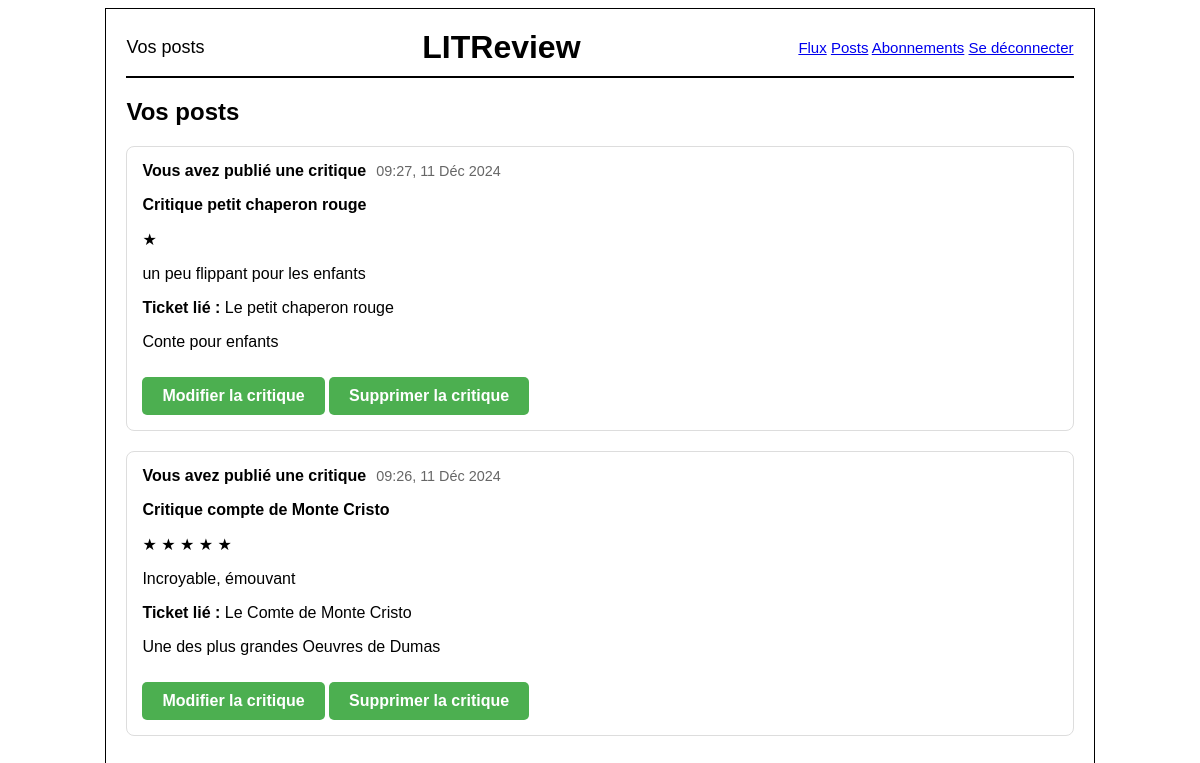
The app's page /posts/ (signed in), older data.
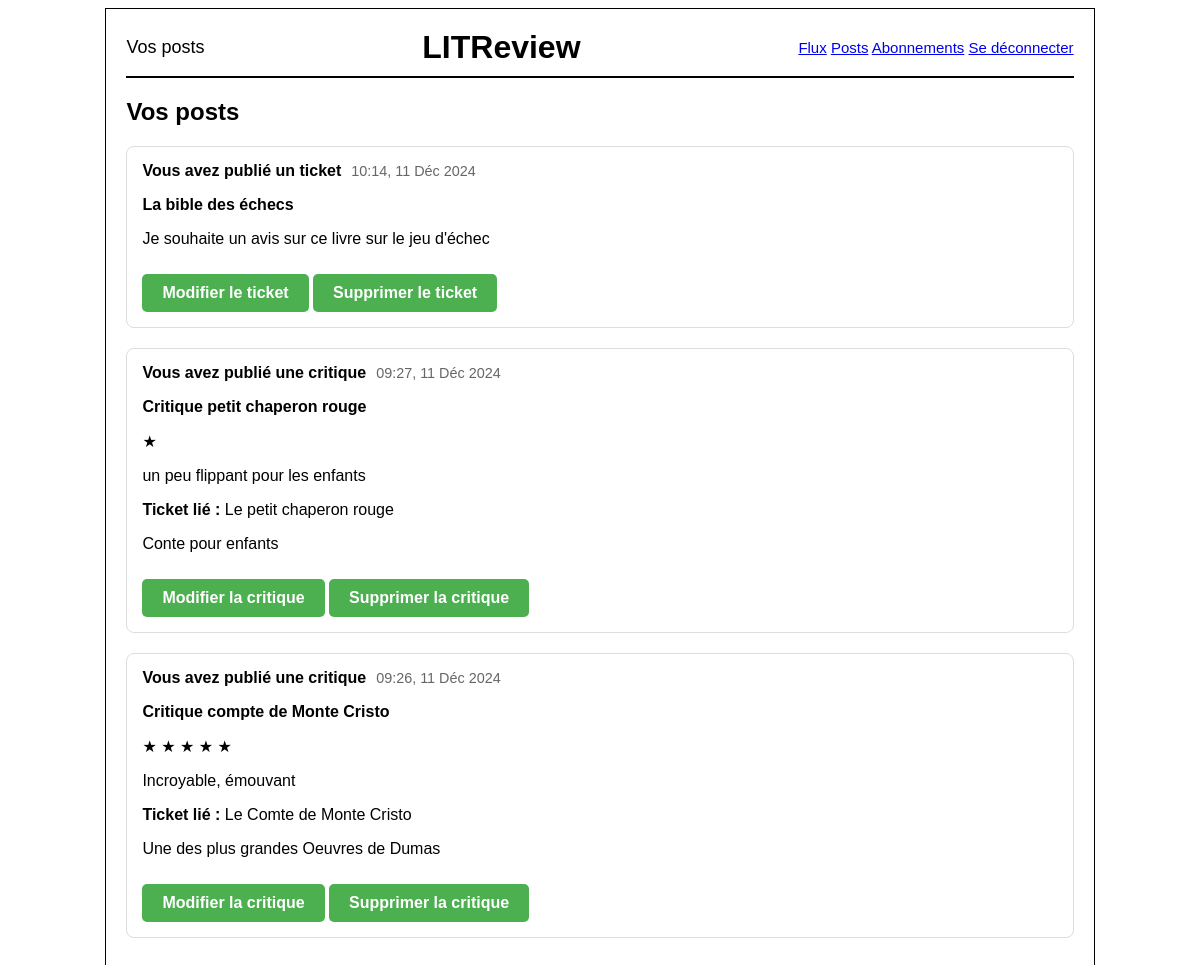
The same page, newer data.
### review/models.py (models this page shows, shortened)
class Review(models.Model):
    ticket = models.ForeignKey(to=Ticket, on_delete=models.CASCADE)
    rating = models.PositiveSmallIntegerField(
        validators=[MinValueValidator(0), MaxValueValidator(5)]
    )
    headline = models.CharField(max_length=128)
    body = models.TextField(max_length=8192, blank=True)
    user = models.ForeignKey(
        to=settings.AUTH_USER_MODEL, on_delete=models.CASCADE, null=True
    )
    time_created = models.DateTimeField(auto_now_add=True)
    contributors = models.ManyToManyField(
        settings.AUTH_USER_MODEL,
        through="ReviewContributor",
        related_name="contributions",
        blank=True,
    )

class Ticket(models.Model):
    title = models.CharField(max_length=128)
    description = models.TextField(max_length=2048, blank=True)
    user = models.ForeignKey(to=settings.AUTH_USER_MODEL, on_delete=models.CASCADE)
    image = models.ImageField(null=True, blank=True)
    time_created = models.DateTimeField(auto_now_add=True)
    def has_review(self):
        return self.review_set.exists()

### review/views.py (the view)
# urls.py: path("posts/", review.views.post_ticket_review, name="posts"),
@login_required
def post_ticket_review(request):
    tickets = Ticket.objects.filter(user=request.user)
    reviews = Review.objects.filter(user=request.user)
    posts = list(tickets) + list(reviews)
    posts.sort(key=lambda x: x.time_created, reverse=True)
    context = {
        "posts": posts,
    }
    return render(request, "review/posts.html", context)

### review/templates/review/posts.html (shortened to what this page needs)
{% extends 'base.html' %}
{% block title %} Vos posts {% endblock title %}
{% block content %}
<div class="posts-page base-page">
    <div class="icone-title">
        <h2>Vos posts</h2>
    </div>
    {% for post in posts %}
        {% if post.ticket %}
            <div class="post-container">
                <div class="post-header">
                    <div class="post-info">
                        <strong>Vous avez publié une critique</strong>
                        <span class="post-date">{{ post.time_created|date:"H:i, d M Y" }}</span>
                    </div>
                </div>
                <div class="post-content">
                    <p><strong>{{ post.headline }}</strong></p>
                    <span class='stars'>
                        {% for star in "x"|rjust:post.rating %}
                            ★
                        {% endfor %}
                    </span>
                    <p>{{ post.body }}</p>
                </div>
                <div class="ticket-content">
                    <p><strong>Ticket lié :</strong> {{ post.ticket.title }}</p>
                    <p>{{ post.ticket.description }}</p>
                </div>
                <div class="connexion-button">
                    <a href="{% url 'review_update' post.id %}" class="styled-button">Modifier la critique</a>
                    <a href="{% url 'review_delete' post.id %}" class="styled-button">Supprimer la critique</a>
                </div>
            </div>
        {% else %}
            <div class="post-container">
                <div class="post-header">
                    <div class="post-info">
                        <strong>Vous avez publié un ticket</strong>
                        <span class="post-date">{{ post.time_created|date:"H:i, d M Y" }}</span>
                    </div>
                </div>
                <div class="ticket-content">
                    <p><strong>{{ post.title }}</strong></p>
                    <p>{{ post.description }}</p>
                </div>
                <div class="connexion-button">
                    {% if not post.has_review %}
                        <a href="{% url 'ticket_update' post.id %}" class="styled-button">Modifier le ticket</a>
                    {% endif %}
                    <a href="{% url 'ticket_delete' post.id %}" class="styled-button">Supprimer le ticket</a>
                </div>
            </div>
        {% endif %}
    {% endfor %}
</div>
{% endblock content %}

Row changes from the older to the newer data that the page shows:
added Ticket: time_created "10:14, 11 Déc 2024", title "La bible des échecs", description "Je souhaite un avis sur ce livre sur le jeu d'échec", shows "Modifier le ticket"
